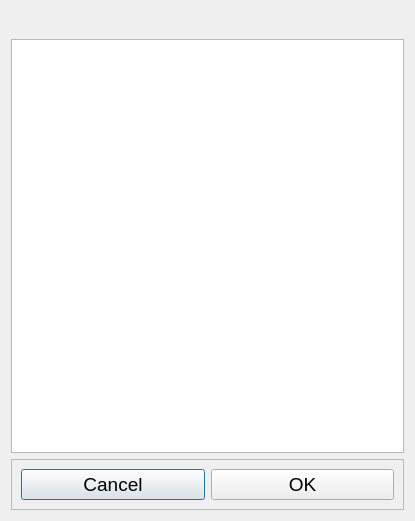
<?xml version="1.0" encoding="UTF-8"?>
<ui version="4.0">
 <class>listselDialog</class>
 <widget class="QDialog" name="listselDialog">
  <property name="geometry">
   <rect>
    <x>0</x>
    <y>0</y>
    <width>415</width>
    <height>521</height>
   </rect>
  </property>
  <property name="windowTitle">
   <string>Select...</string>
  </property>
  <layout class="QVBoxLayout" name="verticalLayout">
   <item>
    <widget class="QLabel" name="label">
     <property name="font">
      <font>
       <pointsize>14</pointsize>
      </font>
     </property>
     <property name="text">
      <string/>
     </property>
    </widget>
   </item>
   <item>
    <widget class="QListWidget" name="itemList">
     <property name="font">
      <font>
       <pointsize>14</pointsize>
      </font>
     </property>
    </widget>
   </item>
   <item>
    <widget class="QFrame" name="btnFrame">
     <property name="frameShape">
      <enum>QFrame::StyledPanel</enum>
     </property>
     <property name="frameShadow">
      <enum>QFrame::Raised</enum>
     </property>
     <layout class="QHBoxLayout" name="horizontalLayout">
      <item>
       <widget class="QPushButton" name="exitBtn">
        <property name="font">
         <font>
          <pointsize>14</pointsize>
         </font>
        </property>
        <property name="text">
         <string>Cancel</string>
        </property>
       </widget>
      </item>
      <item>
       <widget class="QPushButton" name="okBtn">
        <property name="font">
         <font>
          <pointsize>14</pointsize>
         </font>
        </property>
        <property name="text">
         <string>OK</string>
        </property>
       </widget>
      </item>
     </layout>
    </widget>
   </item>
  </layout>
 </widget>
 <resources/>
 <connections/>
</ui>
